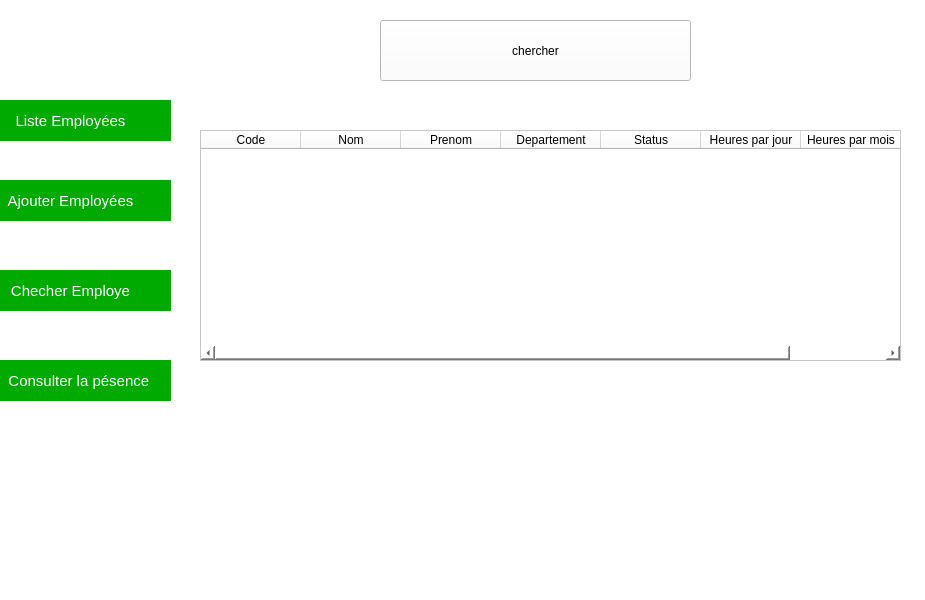
<?xml version="1.0" encoding="UTF-8"?>
<ui version="4.0">
 <class>MainWindow</class>
 <widget class="QMainWindow" name="MainWindow">
  <property name="geometry">
   <rect>
    <x>0</x>
    <y>0</y>
    <width>925</width>
    <height>600</height>
   </rect>
  </property>
  <property name="windowTitle">
   <string>MainWindow</string>
  </property>
  <property name="styleSheet">
   <string notr="true">background-color:#fff;

</string>
  </property>
  <widget class="QWidget" name="centralwidget">
   <widget class="QGraphicsView" name="navbar">
    <property name="geometry">
     <rect>
      <x>0</x>
      <y>0</y>
      <width>161</width>
      <height>591</height>
     </rect>
    </property>
    <property name="styleSheet">
     <string notr="true">border:none</string>
    </property>
   </widget>
   <widget class="QPushButton" name="pushButton">
    <property name="geometry">
     <rect>
      <x>-30</x>
      <y>100</y>
      <width>201</width>
      <height>41</height>
     </rect>
    </property>
    <property name="font">
     <font>
      <pointsize>-1</pointsize>
     </font>
    </property>
    <property name="mouseTracking">
     <bool>false</bool>
    </property>
    <property name="autoFillBackground">
     <bool>false</bool>
    </property>
    <property name="styleSheet">
     <string notr="true">border:none;
color: rgb(255, 255, 255);

background-color: rgb(0, 170, 0);
border-radius:90%;
font-size:15px;</string>
    </property>
    <property name="text">
     <string>Liste Employées</string>
    </property>
   </widget>
   <widget class="QPushButton" name="pushButton_2">
    <property name="geometry">
     <rect>
      <x>-30</x>
      <y>180</y>
      <width>201</width>
      <height>41</height>
     </rect>
    </property>
    <property name="font">
     <font>
      <pointsize>-1</pointsize>
     </font>
    </property>
    <property name="mouseTracking">
     <bool>false</bool>
    </property>
    <property name="autoFillBackground">
     <bool>false</bool>
    </property>
    <property name="styleSheet">
     <string notr="true">border:none;
color: rgb(255, 255, 255);

background-color: rgb(0, 170, 0);
border-radius:90%;
font-size:15px;</string>
    </property>
    <property name="text">
     <string>Ajouter Employées</string>
    </property>
   </widget>
   <widget class="QPushButton" name="pushButton_3">
    <property name="geometry">
     <rect>
      <x>-30</x>
      <y>270</y>
      <width>201</width>
      <height>41</height>
     </rect>
    </property>
    <property name="font">
     <font>
      <pointsize>-1</pointsize>
     </font>
    </property>
    <property name="mouseTracking">
     <bool>false</bool>
    </property>
    <property name="autoFillBackground">
     <bool>false</bool>
    </property>
    <property name="styleSheet">
     <string notr="true">border:none;
color: rgb(255, 255, 255);

background-color: rgb(0, 170, 0);
border-radius:90%;
font-size:15px;</string>
    </property>
    <property name="text">
     <string>Checher Employe</string>
    </property>
   </widget>
   <widget class="QTableWidget" name="tableWidget">
    <property name="geometry">
     <rect>
      <x>200</x>
      <y>130</y>
      <width>701</width>
      <height>231</height>
     </rect>
    </property>
    <property name="styleSheet">
     <string notr="true">font: 8pt &quot;MS Shell Dlg 2&quot;;</string>
    </property>
    <column>
     <property name="text">
      <string>Code</string>
     </property>
    </column>
    <column>
     <property name="text">
      <string>Nom</string>
     </property>
    </column>
    <column>
     <property name="text">
      <string>Prenom</string>
     </property>
    </column>
    <column>
     <property name="text">
      <string>Departement</string>
     </property>
    </column>
    <column>
     <property name="text">
      <string>Status</string>
     </property>
    </column>
    <column>
     <property name="text">
      <string>Heures par jour</string>
     </property>
    </column>
    <column>
     <property name="text">
      <string>Heures par mois</string>
     </property>
    </column>
   </widget>
   <widget class="QPushButton" name="pushButton_4">
    <property name="geometry">
     <rect>
      <x>-30</x>
      <y>360</y>
      <width>201</width>
      <height>41</height>
     </rect>
    </property>
    <property name="font">
     <font>
      <pointsize>-1</pointsize>
     </font>
    </property>
    <property name="mouseTracking">
     <bool>false</bool>
    </property>
    <property name="autoFillBackground">
     <bool>false</bool>
    </property>
    <property name="styleSheet">
     <string notr="true">border:none;
color: rgb(255, 255, 255);

background-color: rgb(0, 170, 0);
border-radius:90%;
font-size:15px;</string>
    </property>
    <property name="text">
     <string>    Consulter la pésence</string>
    </property>
   </widget>
   <widget class="QLineEdit" name="lineEdit">
    <property name="geometry">
     <rect>
      <x>400</x>
      <y>40</y>
      <width>241</width>
      <height>41</height>
     </rect>
    </property>
    <property name="styleSheet">
     <string notr="true">border:none</string>
    </property>
   </widget>
   <widget class="QPushButton" name="pushButton_5">
    <property name="geometry">
     <rect>
      <x>380</x>
      <y>20</y>
      <width>311</width>
      <height>61</height>
     </rect>
    </property>
    <property name="styleSheet">
     <string notr="true">
color: rgb(0, 0, 0);
font: 75 16pt &quot;MS Shell Dlg 2&quot;;
</string>
    </property>
    <property name="text">
     <string>chercher</string>
    </property>
   </widget>
  </widget>
  <widget class="QMenuBar" name="menubar">
   <property name="geometry">
    <rect>
     <x>0</x>
     <y>0</y>
     <width>925</width>
     <height>26</height>
    </rect>
   </property>
  </widget>
  <widget class="QStatusBar" name="statusbar"/>
 </widget>
 <resources/>
 <connections/>
</ui>
